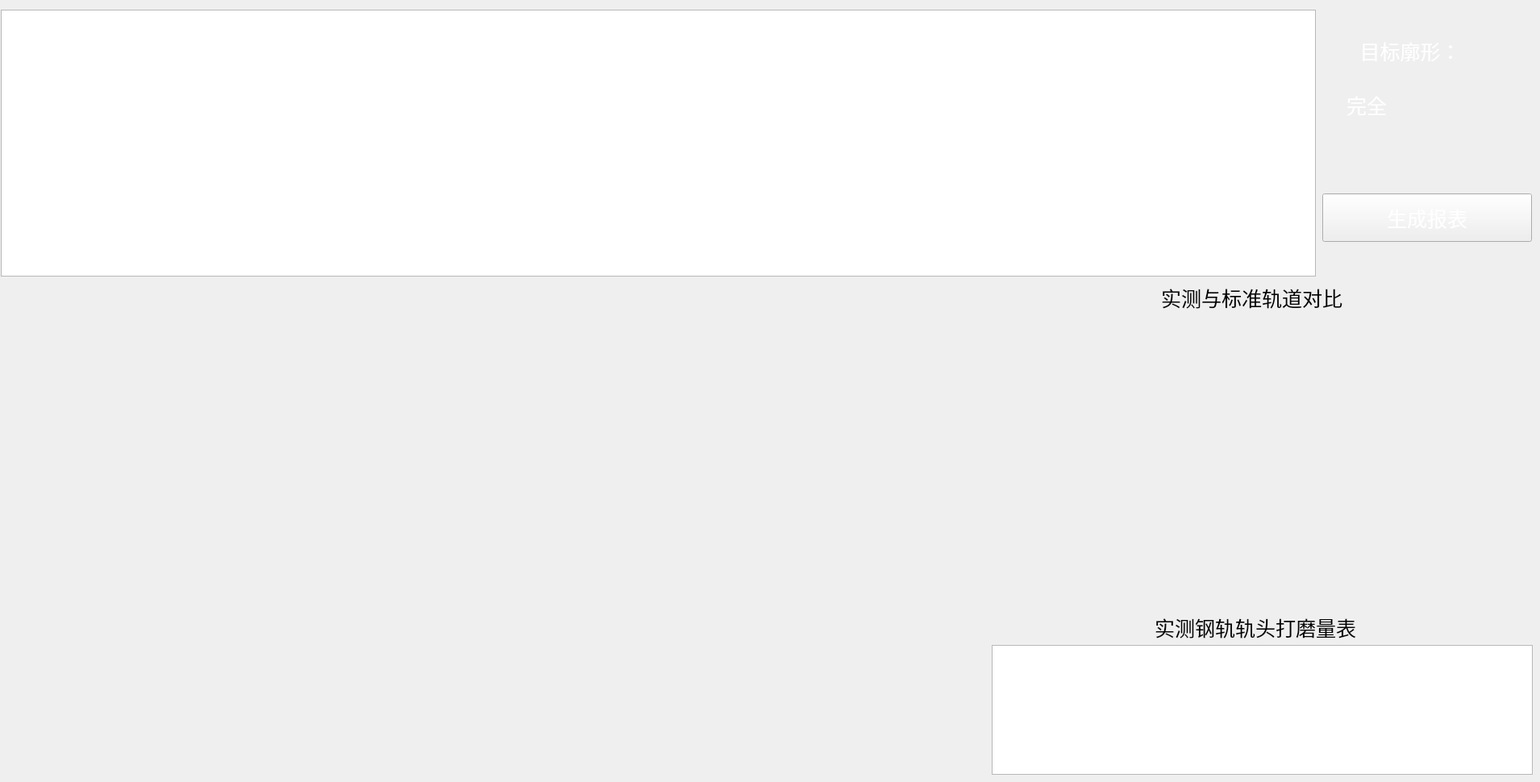
            <widget class="QWidget" name="diffRailDiffPointFace">
             <widget class="QCustomPlot" name="qCustomPlot18" native="true">
              <property name="geometry">
               <rect>
                <x>19</x>
                <y>560</y>
                <width>1201</width>
                <height>201</height>
               </rect>
              </property>
             </widget>
             <widget class="QLabel" name="label_47">
              <property name="geometry">
               <rect>
                <x>1440</x>
                <y>354</y>
                <width>281</width>
                <height>31</height>
               </rect>
              </property>
              <property name="font">
               <font>
                <family>黑体</family>
                <pointsize>19</pointsize>
               </font>
              </property>
              <property name="text">
               <string>实测与标准轨道对比</string>
              </property>
             </widget>
             <widget class="QCustomPlot" name="qCustomPlot20" native="true">
              <property name="geometry">
               <rect>
                <x>1260</x>
                <y>390</y>
                <width>621</width>
                <height>361</height>
               </rect>
              </property>
             </widget>
             <widget class="QCustomPlot" name="qCustomPlot19" native="true">
              <property name="geometry">
               <rect>
                <x>19</x>
                <y>760</y>
                <width>1201</width>
                <height>201</height>
               </rect>
              </property>
             </widget>
             <widget class="QTableWidget" name="tableWidget_9">
              <property name="geometry">
               <rect>
                <x>1230</x>
                <y>800</y>
                <width>671</width>
                <height>161</height>
               </rect>
              </property>
             </widget>
             <widget class="QCustomPlot" name="qCustomPlot17" native="true">
              <property name="geometry">
               <rect>
                <x>19</x>
                <y>360</y>
                <width>1201</width>
                <height>201</height>
               </rect>
              </property>
             </widget>
             <widget class="QLabel" name="label_48">
              <property name="geometry">
               <rect>
                <x>1432</x>
                <y>763</y>
                <width>281</width>
                <height>31</height>
               </rect>
              </property>
              <property name="font">
               <font>
                <family>黑体</family>
                <pointsize>19</pointsize>
               </font>
              </property>
              <property name="text">
               <string>实测钢轨轨头打磨量表</string>
              </property>
             </widget>
             <widget class="QPushButton" name="btn_generate4">
              <property name="geometry">
               <rect>
                <x>1640</x>
                <y>240</y>
                <width>260</width>
                <height>60</height>
               </rect>
              </property>
              <property name="font">
               <font>
                <family>黑体</family>
                <pointsize>19</pointsize>
               </font>
              </property>
              <property name="styleSheet">
               <string notr="true">border-image: url(:/SCRail/importData/ImageFolder/button/disconnect.png);
color: rgb(255, 255, 255);</string>
              </property>
              <property name="text">
               <string>生成报表</string>
              </property>
             </widget>
             <widget class="QTableWidget" name="tableWidget_8">
              <property name="geometry">
               <rect>
                <x>1</x>
                <y>12</y>
                <width>1631</width>
                <height>331</height>
               </rect>
              </property>
              <property name="font">
               <font>
                <family>黑体</family>
                <pointsize>17</pointsize>
                <weight>50</weight>
                <italic>false</italic>
                <bold>false</bold>
               </font>
              </property>
              <property name="styleSheet">
               <string notr="true">color: rgb(255, 255, 255);
font: 17pt &quot;黑体&quot;;</string>
              </property>
             </widget>
             <widget class="QLabel" name="label_74">
              <property name="geometry">
               <rect>
                <x>1667</x>
                <y>51</y>
                <width>169</width>
                <height>25</height>
               </rect>
              </property>
              <property name="minimumSize">
               <size>
                <width>169</width>
                <height>25</height>
               </size>
              </property>
              <property name="maximumSize">
               <size>
                <width>169</width>
                <height>25</height>
               </size>
              </property>
              <property name="font">
               <font>
                <family>黑体</family>
                <pointsize>19</pointsize>
               </font>
              </property>
              <property name="styleSheet">
               <string notr="true">color: rgb(255, 255, 255);</string>
              </property>
              <property name="text">
               <string>   目标廓形：</string>
              </property>
             </widget>
             <widget class="QLabel" name="target_oversizeName_7">
              <property name="geometry">
               <rect>
                <x>1670</x>
                <y>110</y>
                <width>200</width>
                <height>40</height>
               </rect>
              </property>
              <property name="minimumSize">
               <size>
                <width>200</width>
                <height>40</height>
               </size>
              </property>
              <property name="maximumSize">
               <size>
                <width>160</width>
                <height>25</height>
               </size>
              </property>
              <property name="font">
               <font>
                <family>黑体</family>
                <pointsize>19</pointsize>
               </font>
              </property>
              <property name="styleSheet">
               <string notr="true">color: rgb(255, 255, 255);</string>
              </property>
              <property name="text">
               <string>完全</string>
              </property>
             </widget>
            </widget>
